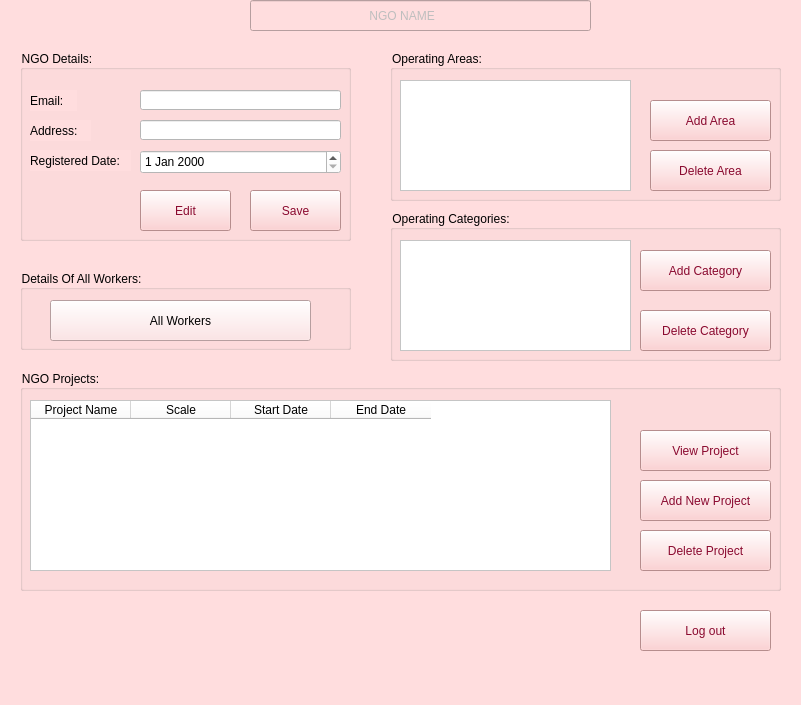
<?xml version="1.0" encoding="UTF-8"?>
<ui version="4.0">
 <class>MainWindow</class>
 <widget class="QMainWindow" name="MainWindow">
  <property name="geometry">
   <rect>
    <x>0</x>
    <y>0</y>
    <width>801</width>
    <height>705</height>
   </rect>
  </property>
  <property name="windowTitle">
   <string>NGO Data</string>
  </property>
  <property name="styleSheet">
   <string notr="true">background-color: rgb(255, 221, 222);</string>
  </property>
  <widget class="QWidget" name="centralwidget">
   <widget class="QLineEdit" name="ngoName">
    <property name="enabled">
     <bool>false</bool>
    </property>
    <property name="geometry">
     <rect>
      <x>250</x>
      <y>0</y>
      <width>341</width>
      <height>31</height>
     </rect>
    </property>
    <property name="text">
     <string>                                   NGO NAME</string>
    </property>
   </widget>
   <widget class="QGroupBox" name="groupBox">
    <property name="geometry">
     <rect>
      <x>20</x>
      <y>50</y>
      <width>331</width>
      <height>191</height>
     </rect>
    </property>
    <property name="title">
     <string>NGO Details:</string>
    </property>
    <widget class="QLabel" name="label_2">
     <property name="geometry">
      <rect>
       <x>10</x>
       <y>100</y>
       <width>101</width>
       <height>21</height>
      </rect>
     </property>
     <property name="text">
      <string>Registered Date:</string>
     </property>
    </widget>
    <widget class="QLabel" name="label_3">
     <property name="geometry">
      <rect>
       <x>10</x>
       <y>70</y>
       <width>61</width>
       <height>21</height>
      </rect>
     </property>
     <property name="text">
      <string>Address:</string>
     </property>
    </widget>
    <widget class="QLineEdit" name="ngoAddress">
     <property name="enabled">
      <bool>false</bool>
     </property>
     <property name="geometry">
      <rect>
       <x>120</x>
       <y>70</y>
       <width>201</width>
       <height>20</height>
      </rect>
     </property>
     <property name="styleSheet">
      <string notr="true">background-color:white;</string>
     </property>
    </widget>
    <widget class="QDateEdit" name="ngoRegDate">
     <property name="geometry">
      <rect>
       <x>120</x>
       <y>100</y>
       <width>201</width>
       <height>24</height>
      </rect>
     </property>
     <property name="styleSheet">
      <string notr="true">background-color:white;</string>
     </property>
    </widget>
    <widget class="QPushButton" name="ngoEditBtn">
     <property name="geometry">
      <rect>
       <x>120</x>
       <y>140</y>
       <width>91</width>
       <height>41</height>
      </rect>
     </property>
     <property name="styleSheet">
      <string notr="true">color: rgb(138, 9, 47);
background-color:rgb(255, 197, 198);;</string>
     </property>
     <property name="text">
      <string>Edit</string>
     </property>
    </widget>
    <widget class="QPushButton" name="ngoSaveBtn">
     <property name="geometry">
      <rect>
       <x>230</x>
       <y>140</y>
       <width>91</width>
       <height>41</height>
      </rect>
     </property>
     <property name="styleSheet">
      <string notr="true">color: rgb(138, 9, 47);
background-color:rgb(255, 197, 198);;</string>
     </property>
     <property name="text">
      <string>Save</string>
     </property>
    </widget>
    <widget class="QLineEdit" name="ngoEmail">
     <property name="enabled">
      <bool>false</bool>
     </property>
     <property name="geometry">
      <rect>
       <x>120</x>
       <y>40</y>
       <width>201</width>
       <height>20</height>
      </rect>
     </property>
     <property name="styleSheet">
      <string notr="true">background-color:white;</string>
     </property>
    </widget>
    <widget class="QLabel" name="label_4">
     <property name="geometry">
      <rect>
       <x>10</x>
       <y>40</y>
       <width>47</width>
       <height>21</height>
      </rect>
     </property>
     <property name="text">
      <string>Email:</string>
     </property>
    </widget>
   </widget>
   <widget class="QGroupBox" name="groupBox_2">
    <property name="geometry">
     <rect>
      <x>20</x>
      <y>370</y>
      <width>761</width>
      <height>221</height>
     </rect>
    </property>
    <property name="title">
     <string>NGO Projects:</string>
    </property>
    <widget class="QPushButton" name="ngoAddProjectBtn">
     <property name="geometry">
      <rect>
       <x>620</x>
       <y>110</y>
       <width>131</width>
       <height>41</height>
      </rect>
     </property>
     <property name="styleSheet">
      <string notr="true">color: rgb(138, 9, 47);
background-color:rgb(255, 197, 198);;</string>
     </property>
     <property name="text">
      <string>Add New Project</string>
     </property>
    </widget>
    <widget class="QPushButton" name="ngoViewProjectBtn">
     <property name="geometry">
      <rect>
       <x>620</x>
       <y>60</y>
       <width>131</width>
       <height>41</height>
      </rect>
     </property>
     <property name="styleSheet">
      <string notr="true">color: rgb(138, 9, 47);
background-color:rgb(255, 197, 198);;</string>
     </property>
     <property name="text">
      <string>View Project</string>
     </property>
    </widget>
    <widget class="QPushButton" name="ngoDeleteProjectBtn">
     <property name="geometry">
      <rect>
       <x>620</x>
       <y>160</y>
       <width>131</width>
       <height>41</height>
      </rect>
     </property>
     <property name="styleSheet">
      <string notr="true">color: rgb(138, 9, 47);
background-color:rgb(255, 197, 198);;</string>
     </property>
     <property name="text">
      <string>Delete Project</string>
     </property>
    </widget>
    <widget class="QTableWidget" name="ngoProjects">
     <property name="geometry">
      <rect>
       <x>10</x>
       <y>30</y>
       <width>581</width>
       <height>171</height>
      </rect>
     </property>
     <property name="maximumSize">
      <size>
       <width>581</width>
       <height>171</height>
      </size>
     </property>
     <property name="styleSheet">
      <string notr="true">background-color:white;</string>
     </property>
     <column>
      <property name="text">
       <string>Project Name</string>
      </property>
     </column>
     <column>
      <property name="text">
       <string>Scale</string>
      </property>
     </column>
     <column>
      <property name="text">
       <string>Start Date</string>
      </property>
     </column>
     <column>
      <property name="text">
       <string>End Date</string>
      </property>
     </column>
    </widget>
   </widget>
   <widget class="QGroupBox" name="groupBox_3">
    <property name="geometry">
     <rect>
      <x>390</x>
      <y>50</y>
      <width>391</width>
      <height>151</height>
     </rect>
    </property>
    <property name="title">
     <string>Operating Areas:</string>
    </property>
    <widget class="QListView" name="ngoOperatingAreas">
     <property name="geometry">
      <rect>
       <x>10</x>
       <y>30</y>
       <width>231</width>
       <height>111</height>
      </rect>
     </property>
     <property name="styleSheet">
      <string notr="true">background-color:white;</string>
     </property>
    </widget>
    <widget class="QPushButton" name="ngoDeleteAreaBtn">
     <property name="geometry">
      <rect>
       <x>260</x>
       <y>100</y>
       <width>121</width>
       <height>41</height>
      </rect>
     </property>
     <property name="styleSheet">
      <string notr="true">color: rgb(138, 9, 47);
background-color:rgb(255, 197, 198);;</string>
     </property>
     <property name="text">
      <string>Delete Area</string>
     </property>
    </widget>
    <widget class="QPushButton" name="ngoAddAreaBtn">
     <property name="geometry">
      <rect>
       <x>260</x>
       <y>50</y>
       <width>121</width>
       <height>41</height>
      </rect>
     </property>
     <property name="styleSheet">
      <string notr="true">color: rgb(138, 9, 47);
background-color:rgb(255, 197, 198);;</string>
     </property>
     <property name="text">
      <string>Add Area</string>
     </property>
    </widget>
   </widget>
   <widget class="QGroupBox" name="groupBox_4">
    <property name="geometry">
     <rect>
      <x>390</x>
      <y>210</y>
      <width>391</width>
      <height>151</height>
     </rect>
    </property>
    <property name="title">
     <string>Operating Categories:</string>
    </property>
    <widget class="QPushButton" name="ngoDeleteCategoryBtn">
     <property name="geometry">
      <rect>
       <x>250</x>
       <y>100</y>
       <width>131</width>
       <height>41</height>
      </rect>
     </property>
     <property name="styleSheet">
      <string notr="true">color: rgb(138, 9, 47);
background-color:rgb(255, 197, 198);;</string>
     </property>
     <property name="text">
      <string>Delete Category</string>
     </property>
    </widget>
    <widget class="QListView" name="ngoOperatingCategories">
     <property name="geometry">
      <rect>
       <x>10</x>
       <y>30</y>
       <width>231</width>
       <height>111</height>
      </rect>
     </property>
     <property name="styleSheet">
      <string notr="true">background-color:white;</string>
     </property>
    </widget>
    <widget class="QPushButton" name="ngoAddCategoryBtn">
     <property name="geometry">
      <rect>
       <x>250</x>
       <y>40</y>
       <width>131</width>
       <height>41</height>
      </rect>
     </property>
     <property name="styleSheet">
      <string notr="true">color: rgb(138, 9, 47);
background-color:rgb(255, 197, 198);;</string>
     </property>
     <property name="text">
      <string>Add Category</string>
     </property>
    </widget>
   </widget>
   <widget class="QGroupBox" name="groupBox_5">
    <property name="geometry">
     <rect>
      <x>20</x>
      <y>270</y>
      <width>331</width>
      <height>80</height>
     </rect>
    </property>
    <property name="title">
     <string>Details Of All Workers:</string>
    </property>
    <widget class="QPushButton" name="ngoWorkersBtn">
     <property name="geometry">
      <rect>
       <x>30</x>
       <y>30</y>
       <width>261</width>
       <height>41</height>
      </rect>
     </property>
     <property name="text">
      <string>All Workers</string>
     </property>
    </widget>
   </widget>
   <widget class="QPushButton" name="ngoLogoutBtn">
    <property name="geometry">
     <rect>
      <x>640</x>
      <y>610</y>
      <width>131</width>
      <height>41</height>
     </rect>
    </property>
    <property name="styleSheet">
     <string notr="true">color: rgb(138, 9, 47);
background-color:rgb(255, 197, 198);;</string>
    </property>
    <property name="text">
     <string>Log out</string>
    </property>
   </widget>
   <widget class="QLabel" name="label_10">
    <property name="geometry">
     <rect>
      <x>20</x>
      <y>600</y>
      <width>131</width>
      <height>51</height>
     </rect>
    </property>
    <property name="text">
     <string/>
    </property>
    <property name="pixmap">
     <pixmap>../Logo.png</pixmap>
    </property>
    <property name="scaledContents">
     <bool>true</bool>
    </property>
   </widget>
  </widget>
  <widget class="QMenuBar" name="menubar">
   <property name="geometry">
    <rect>
     <x>0</x>
     <y>0</y>
     <width>801</width>
     <height>36</height>
    </rect>
   </property>
  </widget>
  <widget class="QStatusBar" name="statusbar"/>
 </widget>
 <resources/>
 <connections/>
</ui>
